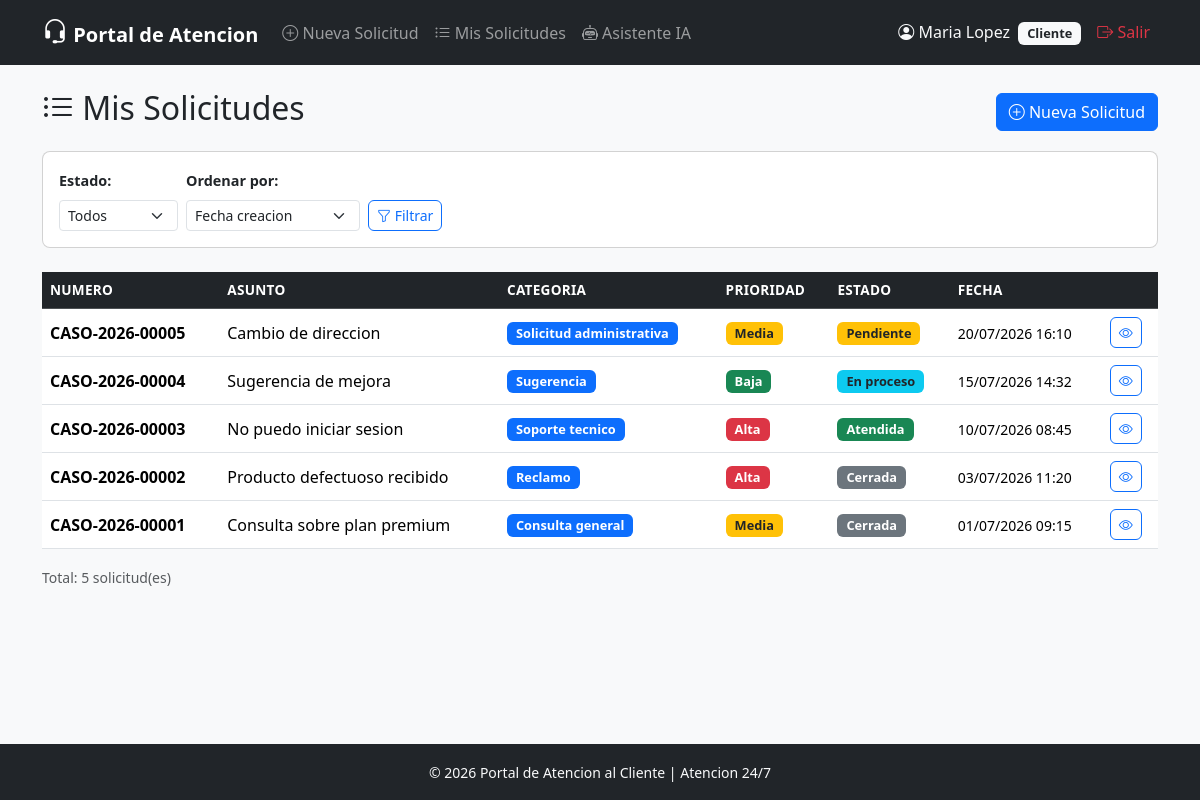
The page /modulo_cliente/historial.php (signed in) on the database its author committed.
### tables this page shows
CREATE TABLE usuarios (
    id_usuario       INT AUTO_INCREMENT PRIMARY KEY,
    nombre           VARCHAR(100)  NOT NULL,
    apellido         VARCHAR(100)  NOT NULL,
    email            VARCHAR(150)  NOT NULL UNIQUE,
    telefono         VARCHAR(20)   NULL,
    contrasena       VARCHAR(255)  NOT NULL,
    rol              ENUM('cliente', 'agente', 'administrador') NOT NULL DEFAULT 'cliente',
    estado_cuenta    ENUM('activo', 'inactivo') NOT NULL DEFAULT 'activo',
    fecha_registro   DATETIME      NOT NULL DEFAULT CURRENT_TIMESTAMP,
    ultimo_acceso    DATETIME      NULL
);

CREATE TABLE solicitudes (
    id_solicitud         INT AUTO_INCREMENT PRIMARY KEY,
    numero_caso          VARCHAR(20)   NOT NULL UNIQUE,
    id_cliente           INT           NOT NULL,
    id_categoria         INT           NOT NULL,
    asunto               VARCHAR(200)  NOT NULL,
    descripcion          TEXT          NOT NULL,
    prioridad            ENUM('baja', 'media', 'alta', 'urgente') NOT NULL DEFAULT 'media',
    estado               ENUM('pendiente', 'en_proceso', 'atendida', 'cerrada') NOT NULL DEFAULT 'pendiente',
    fecha_creacion       DATETIME      NOT NULL DEFAULT CURRENT_TIMESTAMP,
    fecha_actualizacion  DATETIME      NULL ON UPDATE CURRENT_TIMESTAMP,
    fecha_cierre         DATETIME      NULL,

    FOREIGN KEY (id_cliente)   REFERENCES usuarios(id_usuario) ON DELETE RESTRICT ON UPDATE CASCADE,
    FOREIGN KEY (id_categoria) REFERENCES categorias(id_categoria) ON DELETE RESTRICT ON UPDATE CASCADE
);

CREATE TABLE categorias (
    id_categoria     INT AUTO_INCREMENT PRIMARY KEY,
    nombre           VARCHAR(100)  NOT NULL UNIQUE,
    descripcion      TEXT          NULL,
    estado           ENUM('activa', 'inactiva') NOT NULL DEFAULT 'activa'
);

### includes/auth.php (called while the page is built, shortened)
<?php
function estaAutenticado(): bool
{
    return isset($_SESSION['id_usuario']);
}
function usuarioActual(): ?array
{
    $pdo = obtenerConexion();
    $stmt = $pdo->prepare('SELECT id_usuario, nombre, apellido, email, rol FROM usuarios WHERE id_usuario = ?');
    $stmt->execute([$_SESSION['id_usuario']]);
    return $stmt->fetch();
}

### modulo_cliente/historial.php (the view, shortened to what this page needs)
<?php
require_once __DIR__ . '/../includes/auth.php';
require_once __DIR__ . '/../includes/funciones.php';
$pdo   = obtenerConexion();
$idCli = $_SESSION['id_usuario'];
$filtroEstado = $_GET['estado'] ?? '';
$orden        = $_GET['orden'] ?? 'fecha_creacion';
$dir          = $_GET['dir'] ?? 'DESC';
$permitidosOrden = ['fecha_creacion', 'fecha_actualizacion', 'prioridad', 'estado'];
$sql = "SELECT s.*, c.nombre AS categoria_nombre
        FROM solicitudes s
        JOIN categorias c ON s.id_categoria = c.id_categoria
        WHERE s.id_cliente = ?";
$params = [$idCli];
$sql .= " ORDER BY s.{$orden} {$dir}";
$stmt = $pdo->prepare($sql);
$stmt->execute($params);
$solicitudes = $stmt->fetchAll();
require_once __DIR__ . '/../includes/header.php';
?>
<div class="d-flex justify-content-between align-items-center mb-3">
    <h2><i class="bi bi-list-ul"></i> Mis Solicitudes</h2>
    <a href="/portal-atencion-cliente/modulo_cliente/registrar_solicitud.php" class="btn btn-primary">
        <i class="bi bi-plus-circle"></i> Nueva Solicitud
    </a>
</div>
<div class="card mb-4">
    <div class="card-body">
        <form method="GET" action="" class="row g-2 align-items-end">
            <div class="col-auto">
                <label class="form-label fw-bold">Estado:</label>
                <select name="estado" class="form-select form-select-sm">
                    <option value="">Todos</option>
                </select>
            </div>
            <div class="col-auto">
                <label class="form-label fw-bold">Ordenar por:</label>
                <select name="orden" class="form-select form-select-sm">
                    <?php foreach ($permitidosOrden as $o): ?>
                        <option value="<?= $o ?>" <?= $orden === $o ? 'selected' : '' ?>><?= ucfirst(str_replace('_', ' ', $o)) ?></option>
                    <?php endforeach; ?>
                </select>
            </div>
            <div class="col-auto">
                <button type="submit" class="btn btn-outline-primary btn-sm">
                    <i class="bi bi-funnel"></i> Filtrar
                </button>
            </div>
        </form>
    </div>
</div>
<?php if (empty($solicitudes)): ?>
    <div class="alert alert-info">
        <i class="bi bi-info-circle"></i> No tiene solicitudes registradas
        <?php if (!empty($filtroEstado)): ?> con el filtro seleccionado <?php endif; ?>.
    </div>
<?php else: ?>
    <div class="table-responsive">
        <table class="table table-hover align-middle">
            <thead class="table-dark">
                <tr>
                    <th>Numero</th>
                    <th>Asunto</th>
                    <th>Categoria</th>
                    <th>Prioridad</th>
                    <th>Estado</th>
                    <th>Fecha</th>
                    <th></th>
                </tr>
            </thead>
            <tbody>
                <?php foreach ($solicitudes as $sol): ?>
                    <tr>
                        <td class="fw-bold"><?= e($sol['numero_caso']) ?></td>
                        <td><?= e($sol['asunto']) ?></td>
                        <td><?= badgeCategoria($sol['categoria_nombre']) ?></td>
                        <td><?= badgePrioridad($sol['prioridad']) ?></td>
                        <td><?= badgeEstado($sol['estado']) ?></td>
                        <td><small><?= formatearFecha($sol['fecha_creacion']) ?></small></td>
                        <td>
                            <a href="/portal-atencion-cliente/modulo_cliente/consultar_solicitud.php?numero_caso=<?= e($sol['numero_caso']) ?>"
                               class="btn btn-sm btn-outline-primary" title="Ver detalle">
                                <i class="bi bi-eye"></i>
                            </a>
                        </td>
                    </tr>
                <?php endforeach; ?>
            </tbody>
        </table>
    </div>
    <p class="text-muted"><small>Total: <?= count($solicitudes) ?> solicitud(es)</small></p>
<?php endif; ?>
<?php require_once __DIR__ . '/../includes/footer.php'; ?>

### includes/header.php (shortened to what this page needs)
<?php
require_once __DIR__ . '/auth.php';
require_once __DIR__ . '/funciones.php';
$usuarioActual = usuarioActual();
$rol           = $usuarioActual['rol'] ?? '';
$nombreUsuario = trim(($usuarioActual['nombre'] ?? '') . ' ' . ($usuarioActual['apellido'] ?? ''));
?>
<!DOCTYPE html>
<html lang="es">
<head>
    <link href="https://cdn.jsdelivr.net/npm/bootstrap@5.3.3/dist/css/bootstrap.min.css" rel="stylesheet">
    <link href="https://cdn.jsdelivr.net/npm/bootstrap-icons@1.11.3/font/bootstrap-icons.css" rel="stylesheet">
    <link href="/portal-atencion-cliente/assets/css/estilo.css" rel="stylesheet">
</head>
<body>
<nav class="navbar navbar-expand-lg navbar-dark bg-dark">
    <div class="container">
        <a class="navbar-brand fw-bold" href="/portal-atencion-cliente/index.php">
            <i class="bi bi-headset"></i> Portal de Atencion
        </a>
        <div class="collapse navbar-collapse" id="navPrincipal">
            <ul class="navbar-nav me-auto">
                <?php if (estaAutenticado()): ?>
                    <?php if ($rol === 'cliente'): ?>
                        <li class="nav-item">
                            <a class="nav-link" href="/portal-atencion-cliente/modulo_cliente/registrar_solicitud.php">
                                <i class="bi bi-plus-circle"></i> Nueva Solicitud
                            </a>
                        </li>
                        <li class="nav-item">
                            <a class="nav-link" href="/portal-atencion-cliente/modulo_cliente/historial.php">
                                <i class="bi bi-list-ul"></i> Mis Solicitudes
                            </a>
                        </li>
                        <li class="nav-item">
                            <a class="nav-link" href="/portal-atencion-cliente/modulo_cliente/ia_cliente.php">
                                <i class="bi bi-robot"></i> Asistente IA
                            </a>
                        </li>
                    <?php endif; ?>
                <?php endif; ?>
            </ul>
            <ul class="navbar-nav">
                <?php if (estaAutenticado()): ?>
                    <li class="nav-item">
                        <span class="nav-link text-light">
                            <i class="bi bi-person-circle"></i>
                            <?= e($nombreUsuario) ?>
                            <span class="badge bg-light text-dark ms-1"><?= e(ucfirst($rol)) ?></span>
                        </span>
                    </li>
                    <li class="nav-item">
                        <a class="nav-link text-danger" href="/portal-atencion-cliente/auth/logout.php">
                            <i class="bi bi-box-arrow-right"></i> Salir
                        </a>
                    </li>
                <?php endif; ?>
            </ul>
        </div>
    </div>
</nav>
<main class="container my-4">

### includes/funciones.php (shortened to what this page needs)
<?php
function e(mixed $valor): string
{
    return htmlspecialchars((string) $valor, ENT_QUOTES, 'UTF-8');
}
function formatearFecha(string $fecha, string $formato = 'd/m/Y H:i'): string
{
    return date($formato, strtotime($fecha));
}
function badgeEstado(string $estado): string
{
    $clases = [
        'pendiente'  => 'bg-warning text-dark',
        'en_proceso' => 'bg-info text-dark',
        'atendida'   => 'bg-success',
        'cerrada'    => 'bg-secondary',
    ];
    $clase = $clases[$estado] ?? 'bg-secondary';
    $texto = ucfirst(str_replace('_', ' ', $estado));
    return '<span class="badge ' . $clase . '">' . $texto . '</span>';
}
function badgePrioridad(string $prioridad): string
{
    $clases = [
        'baja'   => 'bg-success',
        'media'  => 'bg-warning text-dark',
        'alta'   => 'bg-danger',
        'urgente'=> 'bg-danger fw-bold',
    ];
    $clase = $clases[$prioridad] ?? 'bg-secondary';
    return '<span class="badge ' . $clase . '">' . ucfirst($prioridad) . '</span>';
}
function badgeCategoria(string $categoria): string
{
    return '<span class="badge bg-primary">' . $categoria . '</span>';
}

### assets/css/estilo.css (style rules this page uses)
body { font-family: 'Segoe UI', Tahoma, Geneva, Verdana, sans-serif; background-color: #f8f9fa; min-height: 100vh; display: flex; flex-direction: column; }
main { flex: 1; }
.navbar-brand i { font-size: 1.3em; }
.card { border-radius: 0.5rem; transition: transform 0.2s ease, box-shadow 0.2s ease; }
.badge { font-size: 0.8em; padding: 0.4em 0.7em; }
.table th { font-weight: 600; font-size: 0.85em; text-transform: uppercase; letter-spacing: 0.02em; }
.table td { vertical-align: middle; }
.form-label { font-size: 0.9em; }
.btn { border-radius: 0.375rem; font-weight: 500; }
.card { animation: fadeInUp 0.4s ease; }

### rows shown on the page
usuarios: nombreUsuario "Maria Lopez", rol "Cliente"
solicitudes: numero_caso "CASO-2026-00005", asunto "Cambio de direccion", id_categoria.nombre "Solicitud administrativa", prioridad "Media", estado "Pendiente", fecha_creacion "20/07/2026 16:10"
solicitudes: numero_caso "CASO-2026-00004", asunto "Sugerencia de mejora", id_categoria.nombre "Sugerencia", prioridad "Baja", estado "En proceso", fecha_creacion "15/07/2026 14:32"
solicitudes: numero_caso "CASO-2026-00003", asunto "No puedo iniciar sesion", id_categoria.nombre "Soporte tecnico", prioridad "Alta", estado "Atendida", fecha_creacion "10/07/2026 08:45"
solicitudes: numero_caso "CASO-2026-00002", asunto "Producto defectuoso recibido", id_categoria.nombre "Reclamo", prioridad "Alta", estado "Cerrada", fecha_creacion "03/07/2026 11:20"
solicitudes: numero_caso "CASO-2026-00001", asunto "Consulta sobre plan premium", id_categoria.nombre "Consulta general", prioridad "Media", estado "Cerrada", fecha_creacion "01/07/2026 09:15"

### other values the page prints
count($solicitudes) "5"
form field orden "Fecha creacion"
